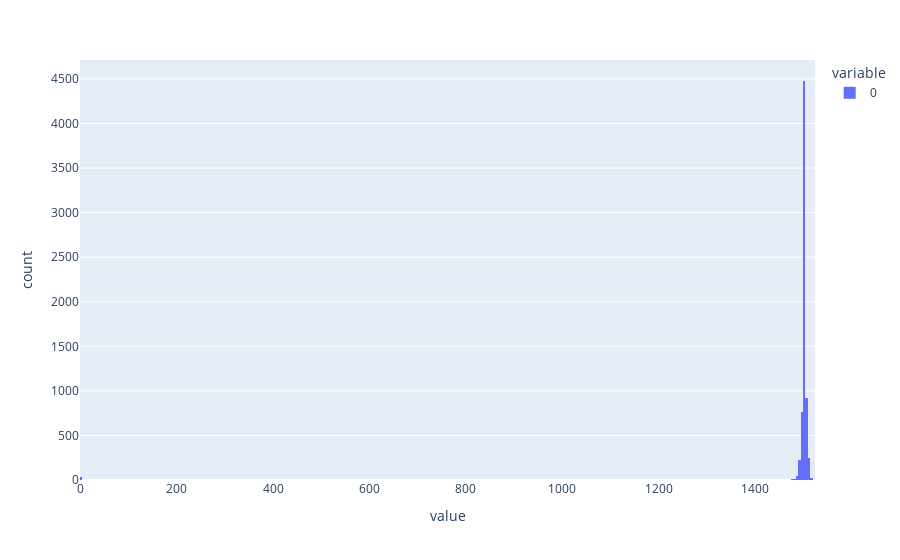

The notebook cell saved with this chart:
### Code cell
fig = px.histogram(sorted_vertex_counts, nbins=500)
fig.show()

### Figure 1 — Plotly figure (JSON) as saved in the notebook; plotly's stock layout.template omitted (floating-point values rounded to 4 significant figures; data arrays with more than 128 entries replaced by an {"elided": "..."} marker saying what was removed)
{"data": [{"alignmentgroup": "True", "bingroup": "x", "hovertemplate": "variable=0<br>value=%{x}<br>count=%{y}<extra></extra>", "legendgroup": "0", "marker": {"color": "#636efa"}, "name": "0", "nbinsx": 500, "offsetgroup": "0", "orientation": "v", "showlegend": true, "type": "histogram", "x": {"elided": "6778 int values"}, "xaxis": "x", "yaxis": "y"}], "layout": {"barmode": "relative", "legend": {"title": {"text": "variable"}, "tracegroupgap": 0}, "margin": {"t": 60}, "xaxis": {"anchor": "y", "domain": [0, 1], "title": {"text": "value"}}, "yaxis": {"anchor": "x", "domain": [0, 1], "title": {"text": "count"}}}}
